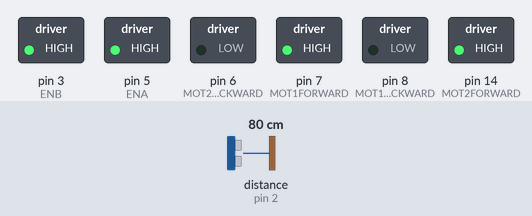
Bench run of a sketch on a simulated Arduino Uno, built with avr-gcc and run on an emulated ATmega328P. On the bench: switched loads named in the sketch (green lamp = pin HIGH). Inputs (shaded band) come from the test bench; at power-on: distance to the obstacle (sensor on pin 2) 80 cm. The echo pulse lasts 58.3 µs per cm.

Above: at 1.2 s.
1.3 s: distance to the obstacle (sensor on pin 2) set to 22 cm
2.8 s: distance to the obstacle (sensor on pin 2) set to 18 cm
At 4.6 s:
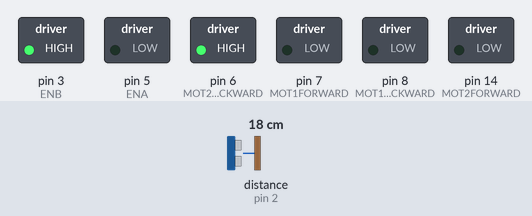
5.3 s: distance to the obstacle (sensor on pin 2) set to 35 cm
At 6.2 s:
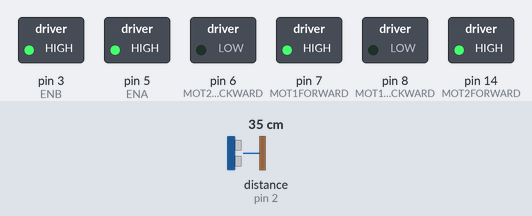
7.3 s: distance to the obstacle (sensor on pin 2) set to 2 cm
At 8.1 s:
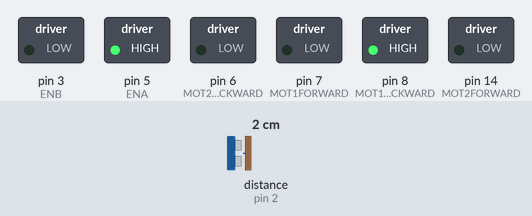
Timing chart, 0 to 10.8 s (numbered marks = the images above; inputs shaded):
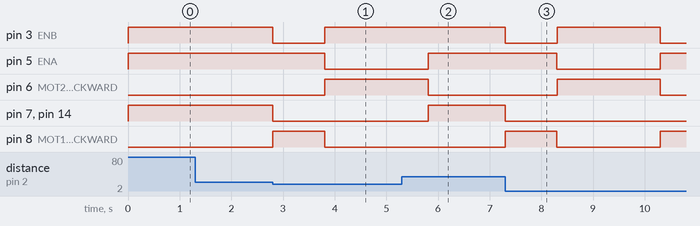

The sketch:

action1.ino
```cpp
#include <NewPing.h>

//L298 H-Bridge Motor Driver
#define MOT1FORWARD 7
#define MOT1BACKWARD 8
#define MOT2FORWARD 14
#define MOT2BACKWARD 6
#define ENB 3
#define ENA 5

//HC-SR04 Ultrasonic Sensor
#define ECHO 2
#define TRIGGER 4

void FORWARD(void);
void STOP(void);
void AW3A(void);

NewPing EYES (TRIGGER, ECHO, 200);

void setup() {
  Serial.begin(9600);
  pinMode(MOT1FORWARD,OUTPUT);
  pinMode(MOT1BACKWARD,OUTPUT);
  pinMode(MOT2FORWARD,OUTPUT);
  pinMode(MOT2BACKWARD,OUTPUT);
  pinMode(ENA,OUTPUT);
  pinMode(ENB,OUTPUT);

}

void loop() {
  FORWARD();
  if (EYES.ping_cm() < 20 && EYES.ping_cm() != 0)
  {
    AW3A();
  }

}

void AW3A(void)
{
  STOP();
  digitalWrite(MOT1BACKWARD,1);
  analogWrite(ENA,255);
  delay(1000);
  STOP();
  if (EYES.ping_cm() < 20 && EYES.ping_cm() != 0)
  {
    digitalWrite(MOT2BACKWARD,1);
    analogWrite(ENB,255);
    delay(2000);
    STOP();
  }
}


void FORWARD(void)
{
  digitalWrite(MOT1FORWARD,1);
  digitalWrite(MOT1BACKWARD,0);
  digitalWrite(MOT2FORWARD,1);
  digitalWrite(MOT2BACKWARD,0);
  analogWrite(ENA,255);
  analogWrite(ENB,255);
}

void STOP(void)
{
  digitalWrite(MOT1FORWARD,0);
  digitalWrite(MOT1BACKWARD,0);
  digitalWrite(MOT2FORWARD,0);
  digitalWrite(MOT2BACKWARD,0);
  analogWrite(ENA,0);
  analogWrite(ENB,0);
}
```

Measured:
- the behaviour switches between 20 and 19 cm on distance to the obstacle (sensor on pin 2) (found by bisection; images 0 and 1)
- after the input at 1.3 s, every drawn part: stays the same
- after the input at 2.8 s, pin 3 (ENB): HIGH → LOW at once, → HIGH 1.0 s later; pin 5 (ENA): HIGH → LOW after 1.0 s; pin 6 (MOT2BACKWARD): LOW → HIGH after 1.0 s; pin 7 (MOT1FORWARD), pin 14 (MOT2FORWARD): HIGH → LOW at once; pin 8 (MOT1BACKWARD): LOW → HIGH at once, → LOW 1.0 s later
- after the input at 5.3 s, pin 3 (ENB): stays HIGH (without the input it goes to LOW after 0.51 s); pin 5 (ENA): goes on until 5.8 s, then stays HIGH
- after the input at 7.3 s, pin 3 (ENB): HIGH → LOW at once, → HIGH 1.0 s later, → LOW 2.0 s later; pin 5 (ENA): HIGH → LOW after 1.0 s, → HIGH 2.0 s later
